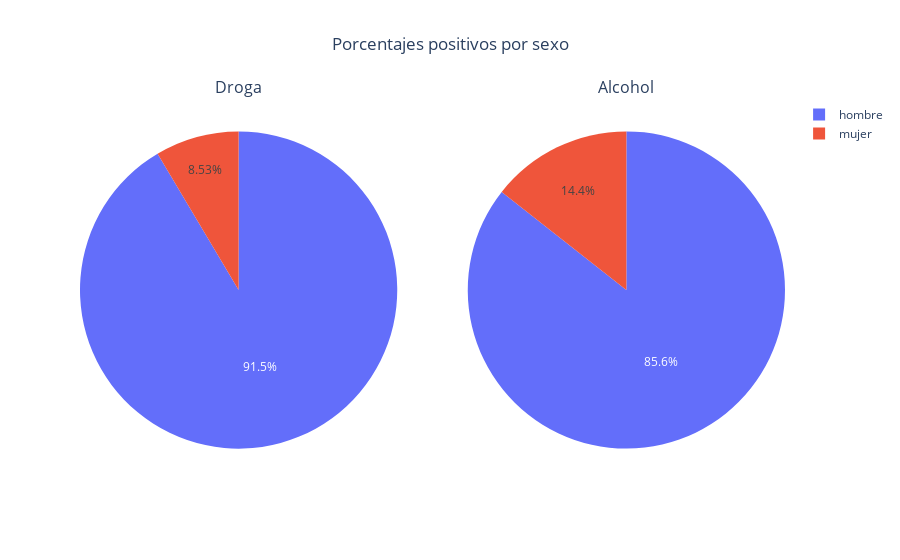

Notebook source saved alongside this figure:
### Code cell
fig = make_subplots(rows=1, cols=2, specs=[[{'type':'pie'}, {'type':'pie'}]], subplot_titles=("Droga", "Alcohol"))

fig.add_trace(
    go.Pie(values=positivo_droga_sexo, labels=positivo_droga_sexo.index, name="Droga"),
    row=1, col=1)

fig.add_trace(
    go.Pie(values=positivo_alcohol_sexo, labels=positivo_alcohol_sexo.index, name="Alcohol"),
    row=1, col=2)

fig.update_layout(title="Porcentajes positivos por sexo", title_x=0.5)
fig.show()

### Figure 1 — Plotly figure (JSON) as saved in the notebook; plotly's stock layout.template omitted (floating-point values rounded to 4 significant figures)
{"data": [{"domain": {"x": [0, 0.45], "y": [0, 1]}, "labels": ["hombre", "mujer"], "name": "Droga", "type": "pie", "values": [643, 60]}, {"domain": {"x": [0.55, 1], "y": [0, 1]}, "labels": ["hombre", "mujer"], "name": "Alcohol", "type": "pie", "values": [5616, 944]}], "layout": {"annotations": [{"font": {"size": 16}, "showarrow": false, "text": "Droga", "x": 0.225, "xanchor": "center", "xref": "paper", "y": 1, "yanchor": "bottom", "yref": "paper"}, {"font": {"size": 16}, "showarrow": false, "text": "Alcohol", "x": 0.775, "xanchor": "center", "xref": "paper", "y": 1, "yanchor": "bottom", "yref": "paper"}], "title": {"text": "Porcentajes positivos por sexo", "x": 0.5}}}
